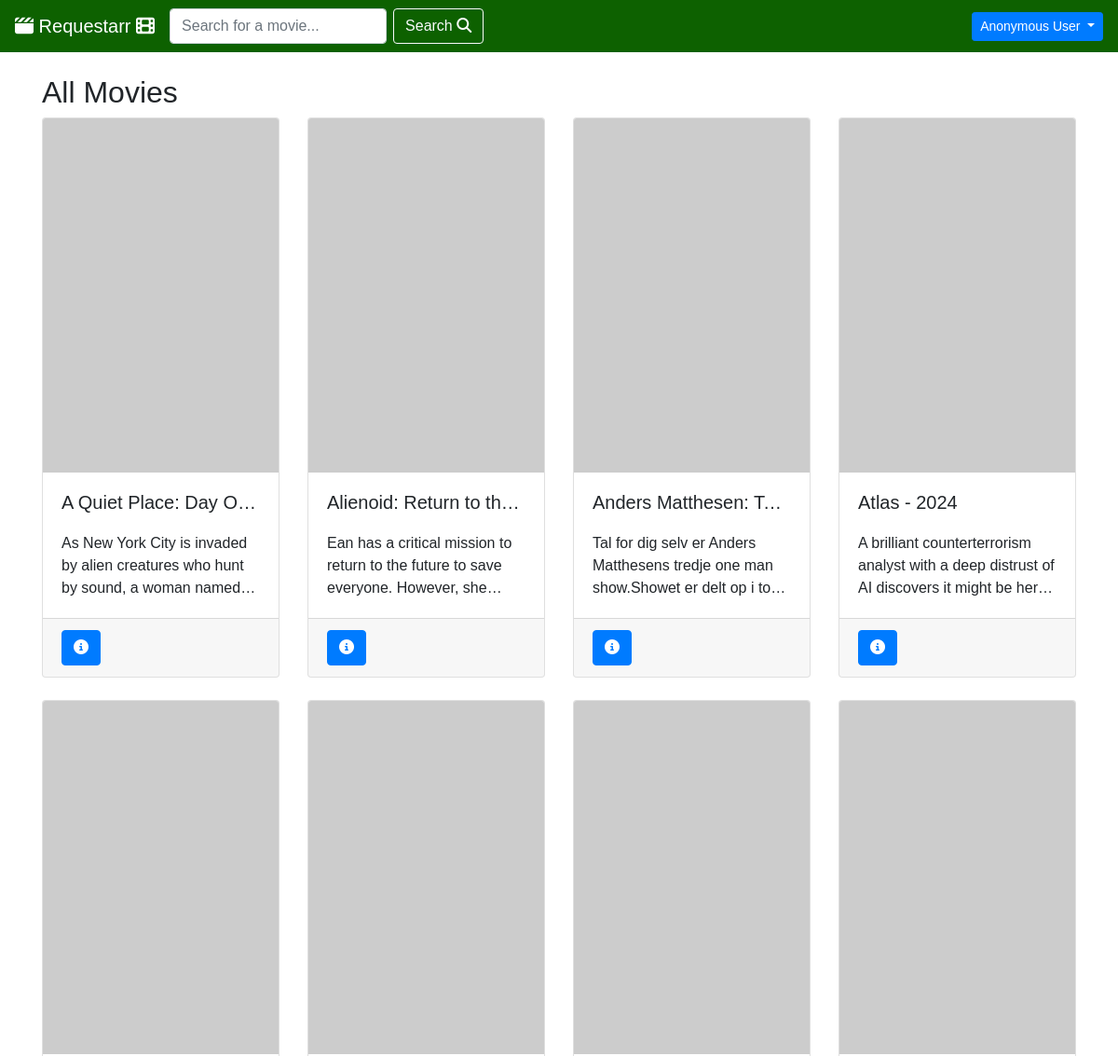
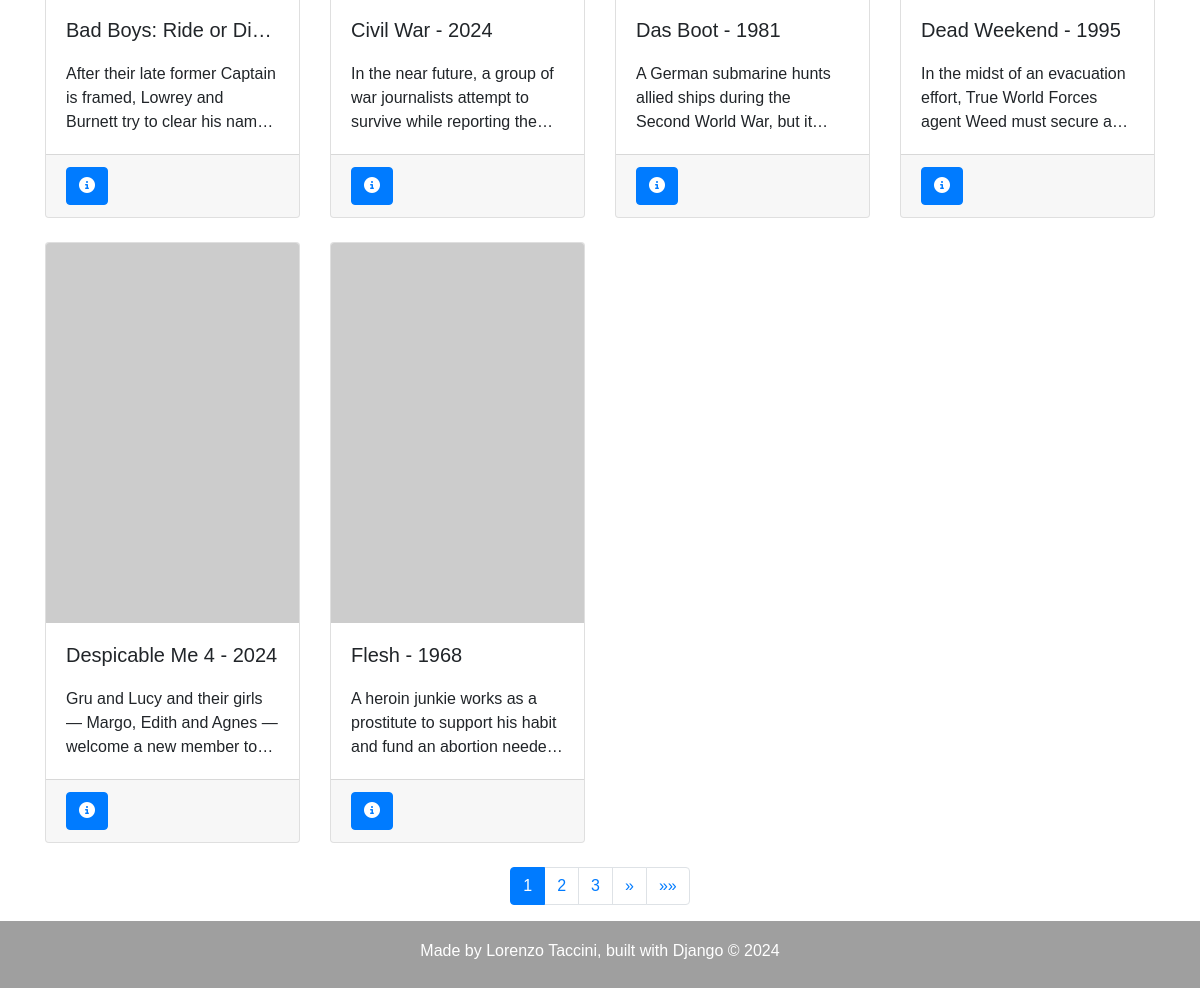
The app's page /, older data (2 pictures, top to bottom).
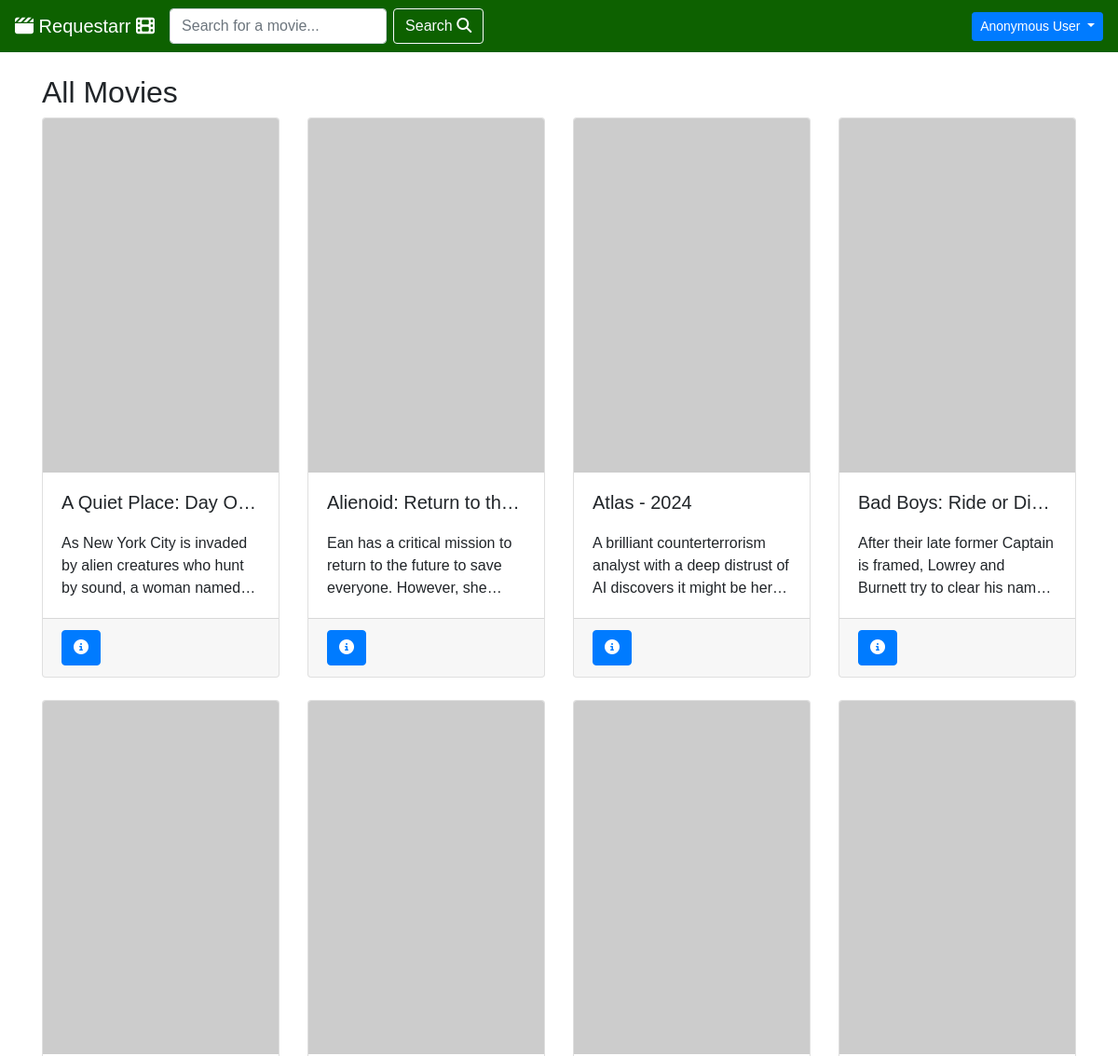
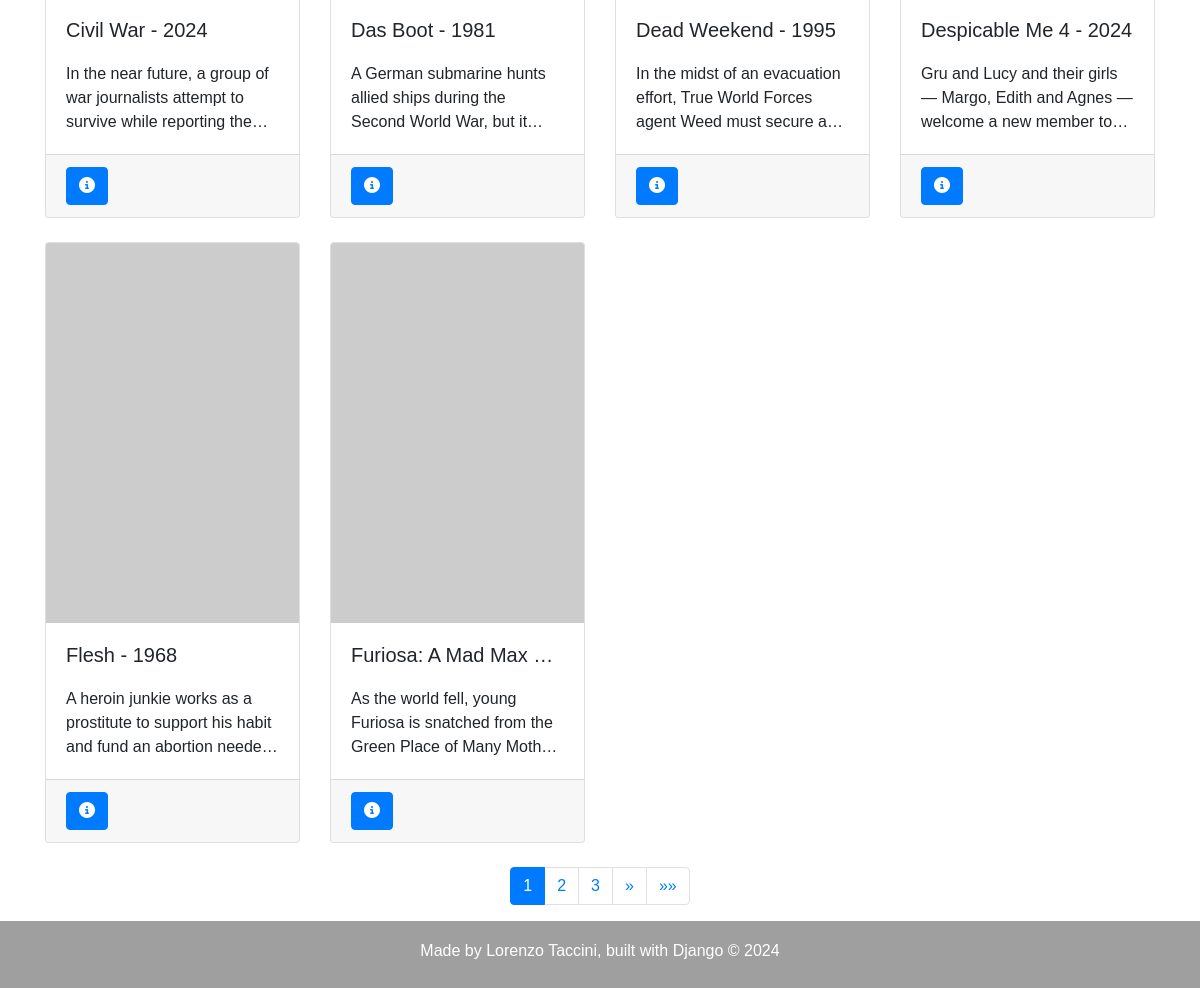
The same page, newer data (2 pictures, top to bottom).
### movieapp/models.py (models this page shows, shortened)
class Movie(models.Model):
    tmdb_id = models.IntegerField(primary_key=True)  # useful to retrieve data from TMDB APIs
    title = models.CharField(max_length=100)
    year = models.IntegerField(null=True)
    description = models.TextField(max_length=1000)
    genre = models.CharField(max_length=100)
    available = models.BooleanField(default=False)
    @property
    def poster_url(self):
        api_key = '5dbf33ab1210565bba9d880c176bf3d8'
        base_url = f'https://api.themoviedb.org/3/movie/{self.tmdb_id}?api_key={api_key}'
        try:
            response = requests.get(base_url)
            data = response.json()
            if 'poster_path' in data and data['poster_path']:
                poster_path = data['poster_path']
                poster_url = f'https://image.tmdb.org/t/p/w342{poster_path}'
                return poster_url
            else:
                return None
        except requests.exceptions.RequestException as e:
            print('Error in API request:', e)
            return None
    class Meta:
        ordering = ["title"]
        verbose_name_plural = 'Movies'

### movieapp/views.py (the view)
# urls.py: path(r'', MovieListView.as_view(), name='home'),
class MovieListView(ListView):
    model = Movie
    template_name = 'movie_list.html'
    paginate_by = 10

### movieapp/templates/movie_list.html (shortened to what this page needs)
{% extends 'base.html' %}
{% block content %}
<div class="container mt-4">
    <h2>All Movies</h2>
    <div class="row">
        {% for movie in page_obj %}
        <div class="col-lg-3 col-md-4 mb-4">
            <div class="card h-100" id="{{ movie.tmdb_id }}">
                {% if movie.poster_url %}
                <img src="{{ movie.poster_url }}" class="card-img-top" alt="Poster del film">
                {% else %}
                <img src="https://via.placeholder.com/300x450" class="card-img-top" alt="Immagine non disponibile">
                {% endif %}
                <div class="card-body">
                    <h5 class="card-title text-truncate">{{ movie.title }} - {{ movie.year }}</h5>
                    <p class="card-text multi-line-text-truncate">{{ movie.description }}</p>
                </div>
                <div class="card-footer">
                    <div class="d-flex justify-content-between align-items-center">
                        <a href="{% url 'movieapp:movie_detail' movie.pk page_obj.number %}" class="btn btn-primary"><i class="fa-solid fa-circle-info"></i></a>
                    </div>
                </div>
            </div>
        </div>
        {% endfor %}
    </div>
    {% include 'navigation/pagination_buttons.html' %}
</div>
{% endblock %}

Row changes from the older to the newer data that the page shows:
removed Movie: title "Anders Matthesen: T…", description "Tal for dig selv er Anders Matthesens tredje one man show.Showet er delt op i…"
now on this page (row unchanged): Movie: title "Furiosa: A Mad Max…", description "As the world fell, young Furiosa is snatched from the Green Place of Many…"
